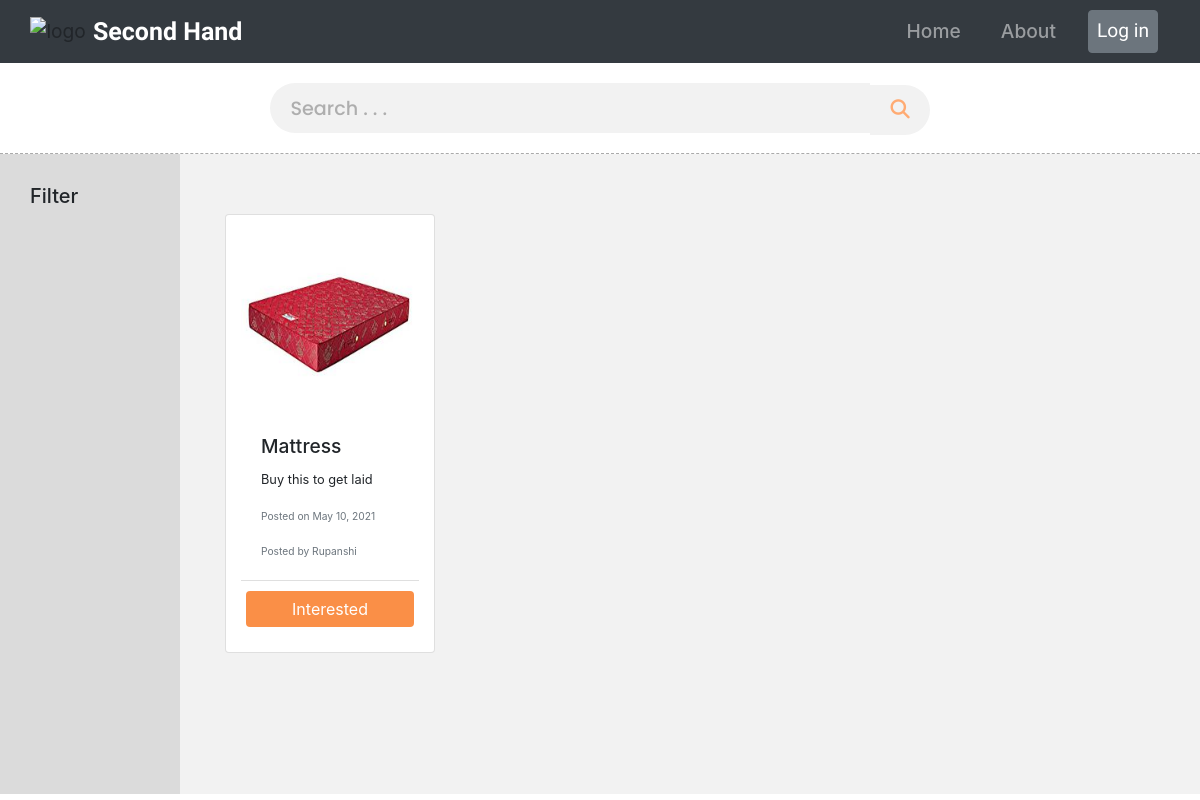
The page /ads/ on the database as committed earlier.
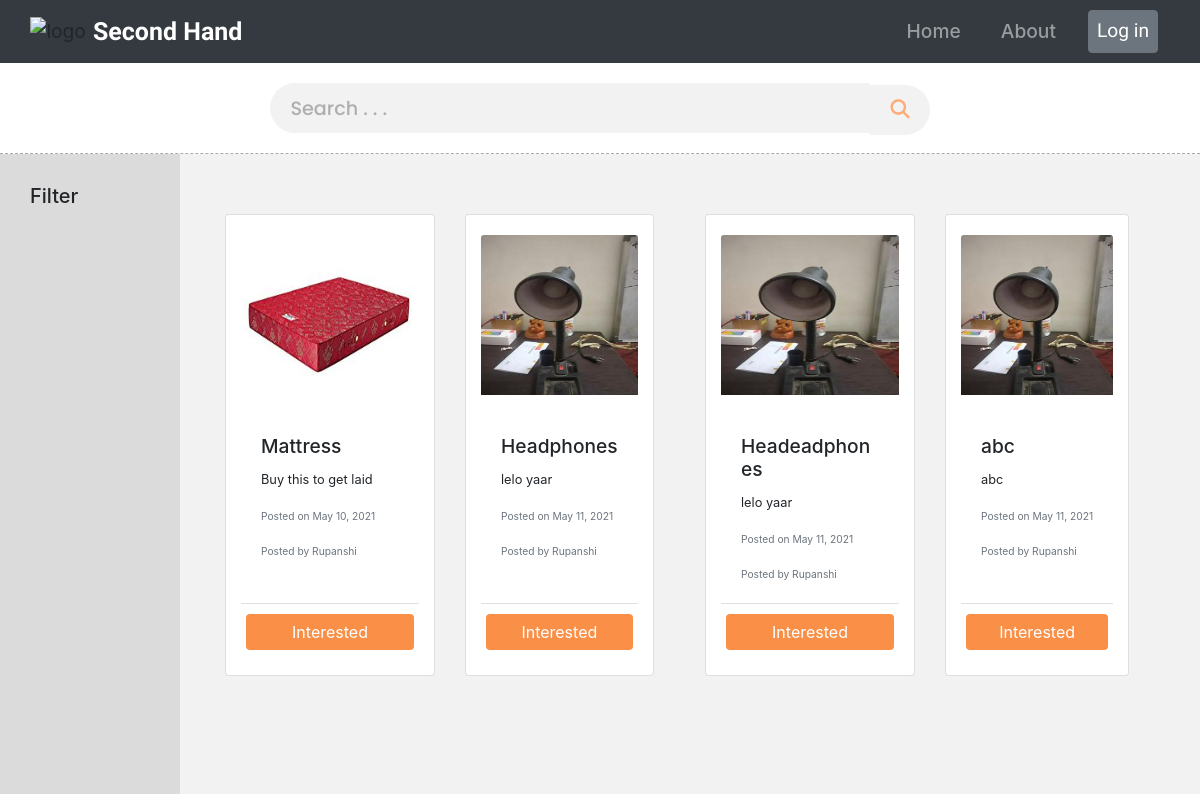
The same page on the database as committed later.
### ads/models.py (models this page shows, shortened)
class Post(models.Model):
    title = models.CharField(max_length=100, blank=False)
    description = models.TextField()
    price = models.IntegerField(blank=False)
    date_posted = models.DateTimeField(default=timezone.now)
    author = models.ForeignKey(CustomUser, on_delete=models.CASCADE)
    image = models.ImageField(upload_to='uploads', default='lamp.JPEG')

### users/models.py (models this page shows, shortened)
class CustomUser(AbstractUser):
    username = models.CharField(max_length=100)
    email = models.EmailField('email', unique=True)
    phone = models.IntegerField(null=True)
    image = models.ImageField(null=True)
    USERNAME_FIELD = 'email'
    REQUIRED_FIELDS = []
    objects = CustomUserManager()

### ads/views.py (the view)
# urls.py: path('ads/', PostListView.as_view(), name='ads-list'),
class PostListView(ListView):
    model = Post
    template_name = 'ads/ads.html'
    context_object_name = 'posts'

### ads/templates/ads/ads.html (shortened to what this page needs)
{% load static %}
<!DOCTYPE html>
<html lang="en">
<head>
    <link rel="stylesheet" href="https://stackpath.bootstrapcdn.com/bootstrap/4.3.1/css/bootstrap.min.css">
    <link rel="stylesheet" href="https://cdn.jsdelivr.net/npm/gotham-fonts@1.0.3/css/gotham-rounded.min.css">
    <link rel="stylesheet" href="{% static 'ads/css/cards.css' %}">
</head>
<body>
    <nav class="navbar navbar-expand-md bg-dark navbar-dark">
        <img src="{% static 'ads/images/handshake_logo.svg' %}" alt="logo" height="30vh" style="margin-right: 0.6vw; margin-left: 1.2vw;">
        <a class="navbar-brand" href=""> Second Hand</a>
      <div class="collapse navbar-collapse" id="navbarSupportedContent">
        <ul class="navbar-nav ml-auto">
            <li class="nav-item">
                <a class="nav-link" href="{% url 'ads-index' %}" onclick=showHome()>Home</a>
            </li>
            <li class="nav-item">
                <a class="nav-link" href="{% url 'ads-index' %}" onclick=showAbout()>About</a>
            </li>
            {% if not user.is_authenticated %}
            <li class="nav-item no-auth">
                <a class="nav-link btn btn-secondary" href="{% url 'login' %}" style="color: white;">Log in</a>
            </li>
            {% endif %}
        </ul>
     </div>
    </nav>
    <div class="searchbox">
        <form action="{% url 'ads-search' %}" method="GET">
            <input name="q" type="text" placeholder="Search . . ."><button type="submit" class="fas fa-search searchbtn"></button>
        </form>
    </div>
    <div class="sidepanel">
        <h5>Filter</h5>
    </div>
    <div class="products">
        <div class="row">
            {% for post in posts %}
                <div class="col-sm-6 col-md-4 col-lg-3 d-flex">
                    <div class="card ">
                        <img src="{{ post.image.url }}" class="card-img-top" alt="...">
                        <div class="card-body">
                            <h5 class="card-title">{{ post.title }}</h5>
                            <p class="card-text">{{ post.description }} </p>
                            <p class="card-text"><small class="text-muted">Posted on {{ post.date_posted|date:"F d, Y" }} </small></p>
                            <p class="card-text"><small class="text-muted">Posted by {{ post.author.username }}</small></p>
                        </div>
                        <div class="card-footer">
                            <button class="btn btn-dark "> Interested</button>
                        </div>
                    </div>
                </div>
            {% endfor %}
        </div>
    </div>
</body>
</html>

### ads/static/ads/css/cards.css (style rules this page uses)
html { scroll-behavior: smooth; }
body { max-width: 100vw; height: 100vh; margin:0; background-color: white; backdrop-filter: blur(2px); background-attachment: fixed; background-repeat: no-repeat; }
nav { font-size: 1.2em; position: fixed; }
.navbar { z-index: 1; top: 0; width: 100%; background-color: transparent; padding-right: 30px; }
.navbar-brand { font-family: 'Ubuntu', sans-serif; font-weight: bold; font-size: 1.3em; }
.nav-item { margin: auto 1vw; font-weight: 500; }
.no-auth a { margin: 0; padding: 6px 12px; font-family: 'Ubuntu', sans-serif; font-size: 1em; }
.searchbox { width: 100vw; text-align: center; padding: 0.5em auto; border-bottom: 1px dashed rgb(170, 170, 170); }
.searchbox input { width: 50%; min-width: 235px; border: none; background-color: rgb(242, 242, 242); height: 50px; margin: 20px auto; outline: none; border-top-left-radius:25px ; border-bottom-left-radius: 25px; font-size: 1.2em; padding: 1% 20px; -webkit-appearance: none; color:rgb(130, 130, 130); font-family: 'Poppins', sans-serif; font-weight: 500; }
.searchbox input::placeholder { color:rgb(174, 174, 174); font-family: 'Poppins', sans-serif; font-weight: 500; }
.searchbtn { border: none; background-color: rgb(242, 242, 242); height: 50px; -webkit-appearance: none; outline: none; border-top-right-radius:25px ; border-bottom-right-radius: 25px; font-size: 1.2em; padding: 1% 20px; color:rgb(130, 130, 130); color: #ffab73; position: relative; top: 1px; margin: 0; }
.sidepanel { width: 15vw; height: 80vh; padding: 30px 30px; background-color: #dbdbdb; float: left; }
.products { width: 85vw; height: 80vh; padding: 20px 30px; display: inline-block; background-color: rgb(242, 242, 242); overflow-y: scroll; align-items: center; }
.row { margin: 0; }
.card img { margin: 20px auto; height: 20vh; }
.card { margin: 40px 0px; padding: 0px 15px; }
.card-title { font-size: 1.2em; }
.card-text { font-size: 0.8em; }
.card button { width: 100%; border: none; background-color: #fa8f47; outline: none; }
.card-footer { padding: 10px 5px 25px; background-color: transparent; position: relative; bottom: 0px; }

Rows that differ between the two databases and show on the page:
added Post: image (picture), title "Headphones", description "lelo yaar", date_posted "May 11, 2021", author.username "Rupanshi"
added Post: image (picture), title "Headeadphones", description "lelo yaar", date_posted "May 11, 2021", author.username "Rupanshi"
added Post: image (picture), title "abc", description "abc", date_posted "May 11, 2021", author.username "Rupanshi"
